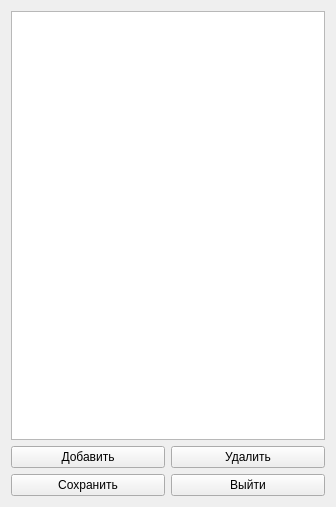
<?xml version="1.0" encoding="UTF-8"?>
<ui version="4.0">
 <class>LayMaterials</class>
 <widget class="QWidget" name="LayMaterials">
  <property name="geometry">
   <rect>
    <x>0</x>
    <y>0</y>
    <width>336</width>
    <height>507</height>
   </rect>
  </property>
  <property name="windowTitle">
   <string>LayMaterials</string>
  </property>
  <layout class="QGridLayout" name="gridLayout">
   <item row="0" column="0" colspan="2">
    <widget class="QTableView" name="matInfo_tv"/>
   </item>
   <item row="1" column="0">
    <widget class="QPushButton" name="addMat_pb">
     <property name="text">
      <string>Добавить</string>
     </property>
    </widget>
   </item>
   <item row="1" column="1">
    <widget class="QPushButton" name="deleteMat_pb">
     <property name="text">
      <string>Удалить</string>
     </property>
    </widget>
   </item>
   <item row="2" column="0">
    <widget class="QPushButton" name="save_pb">
     <property name="text">
      <string>Сохранить</string>
     </property>
    </widget>
   </item>
   <item row="2" column="1">
    <widget class="QPushButton" name="exit_pb">
     <property name="text">
      <string>Выйти</string>
     </property>
    </widget>
   </item>
  </layout>
 </widget>
 <layoutdefault spacing="6" margin="11"/>
 <resources/>
 <connections/>
</ui>
